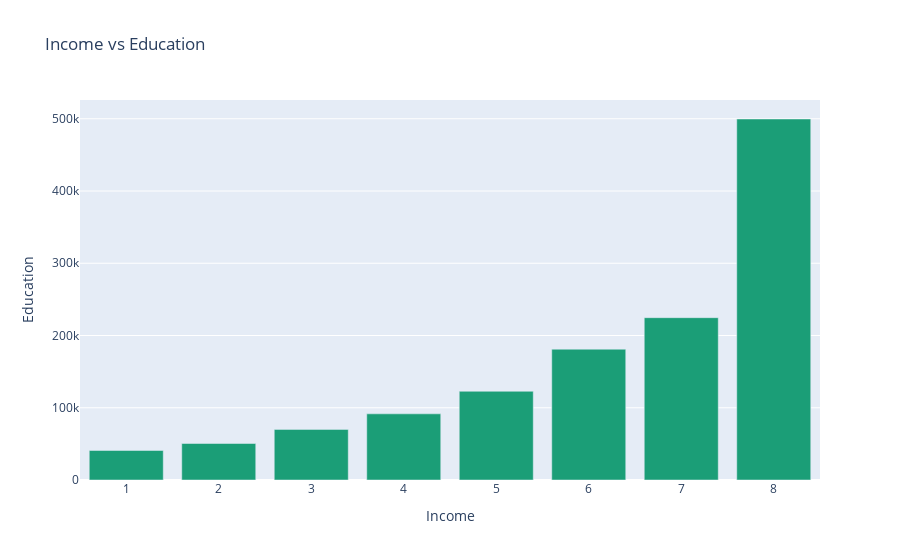

This figure's notebook cell:
### Code cell
inc_edu = df.groupby("Income")["Education"].sum().sort_values(ascending=False).head(10).reset_index()
fig = px.bar(inc_edu, x="Income", y="Education", title="Income vs Education", color_discrete_sequence=px.colors.qualitative.Dark2)
fig.show()

### Figure 1 — Plotly figure (JSON) as saved in the notebook; plotly's stock layout.template omitted (floating-point values rounded to 4 significant figures)
{"data": [{"hovertemplate": "Income=%{x}<br>Education=%{y}<extra></extra>", "legendgroup": "", "marker": {"color": "rgb(27,158,119)", "pattern": {"shape": ""}}, "name": "", "orientation": "v", "showlegend": false, "textposition": "auto", "type": "bar", "x": [8, 7, 6, 5, 4, 3, 2, 1], "xaxis": "x", "y": [499680, 224671, 181055, 122801, 91573, 70051, 50515, 40848], "yaxis": "y"}], "layout": {"barmode": "relative", "legend": {"tracegroupgap": 0}, "title": {"text": "Income vs Education"}, "xaxis": {"anchor": "y", "domain": [0, 1], "title": {"text": "Income"}}, "yaxis": {"anchor": "x", "domain": [0, 1], "title": {"text": "Education"}}}}
